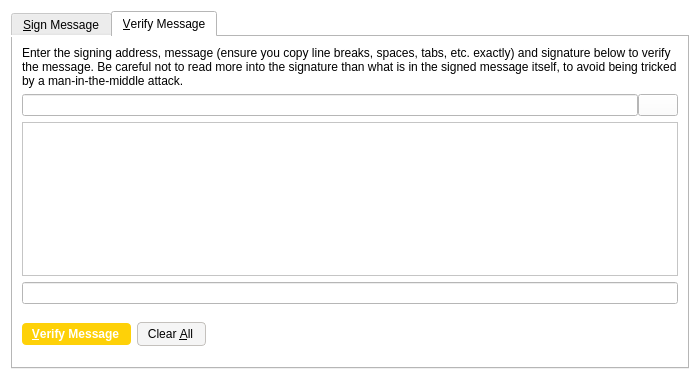
<?xml version="1.0" encoding="UTF-8"?>
<ui version="4.0">
 <class>SignVerifyMessageDialog</class>
 <widget class="QDialog" name="SignVerifyMessageDialog">
  <property name="geometry">
   <rect>
    <x>0</x>
    <y>0</y>
    <width>700</width>
    <height>380</height>
   </rect>
  </property>
  <property name="windowTitle">
   <string>Signatures - Sign / Verify a Message</string>
  </property>
  <property name="styleSheet">
   <string notr="true">background-color: rgb(255, 255, 255);</string>
  </property>
  <property name="modal">
   <bool>true</bool>
  </property>
  <layout class="QVBoxLayout" name="verticalLayout">
   <item>
    <widget class="QTabWidget" name="tabWidget">
     <property name="currentIndex">
      <number>1</number>
     </property>
     <widget class="QWidget" name="tabSignMessage">
      <attribute name="title">
       <string>&amp;Sign Message</string>
      </attribute>
      <layout class="QVBoxLayout" name="verticalLayout_SM">
       <item>
        <widget class="QLabel" name="infoLabel_SM">
         <property name="text">
          <string>You can sign messages with your addresses to prove you own them. Be careful not to sign anything vague, as phishing attacks may try to trick you into signing your identity over to them. Only sign fully-detailed statements you agree to.</string>
         </property>
         <property name="textFormat">
          <enum>Qt::PlainText</enum>
         </property>
         <property name="wordWrap">
          <bool>true</bool>
         </property>
        </widget>
       </item>
       <item>
        <layout class="QHBoxLayout" name="horizontalLayout_1_SM">
         <property name="spacing">
          <number>0</number>
         </property>
         <item>
          <widget class="QValidatedLineEdit" name="addressIn_SM">
           <property name="toolTip">
            <string>The address to sign the message with (e.g. Boxy_Address_Here_QsAqFckyf9pRHN)</string>
           </property>
           <property name="maxLength">
            <number>34</number>
           </property>
          </widget>
         </item>
         <item>
          <widget class="QPushButton" name="addressBookButton_SM">
           <property name="toolTip">
            <string>Choose an address from the address book</string>
           </property>
           <property name="styleSheet">
            <string notr="true">border: 0;</string>
           </property>
           <property name="text">
            <string/>
           </property>
           <property name="icon">
            <iconset resource="../bitcoin.qrc">
             <normaloff>:/icons/address-book</normaloff>:/icons/address-book</iconset>
           </property>
           <property name="shortcut">
            <string>Alt+A</string>
           </property>
           <property name="autoDefault">
            <bool>false</bool>
           </property>
          </widget>
         </item>
         <item>
          <widget class="QPushButton" name="pasteButton_SM">
           <property name="toolTip">
            <string>Paste address from clipboard</string>
           </property>
           <property name="styleSheet">
            <string notr="true">border: 0;</string>
           </property>
           <property name="text">
            <string/>
           </property>
           <property name="icon">
            <iconset resource="../bitcoin.qrc">
             <normaloff>:/icons/editpaste</normaloff>:/icons/editpaste</iconset>
           </property>
           <property name="shortcut">
            <string>Alt+P</string>
           </property>
           <property name="autoDefault">
            <bool>false</bool>
           </property>
          </widget>
         </item>
        </layout>
       </item>
       <item>
        <widget class="QPlainTextEdit" name="messageIn_SM">
         <property name="toolTip">
          <string>Enter the message you want to sign here</string>
         </property>
        </widget>
       </item>
       <item>
        <layout class="QHBoxLayout" name="horizontalLayout_2_SM">
         <property name="spacing">
          <number>0</number>
         </property>
         <item>
          <widget class="QLineEdit" name="signatureOut_SM">
           <property name="font">
            <font>
             <italic>true</italic>
            </font>
           </property>
           <property name="readOnly">
            <bool>true</bool>
           </property>
          </widget>
         </item>
         <item>
          <widget class="QPushButton" name="copySignatureButton_SM">
           <property name="toolTip">
            <string>Copy the current signature to the system clipboard</string>
           </property>
           <property name="styleSheet">
            <string notr="true">border: 0;</string>
           </property>
           <property name="text">
            <string/>
           </property>
           <property name="icon">
            <iconset resource="../bitcoin.qrc">
             <normaloff>:/icons/editcopy</normaloff>:/icons/editcopy</iconset>
           </property>
           <property name="autoDefault">
            <bool>false</bool>
           </property>
          </widget>
         </item>
        </layout>
       </item>
       <item>
        <layout class="QHBoxLayout" name="horizontalLayout_3_SM">
         <item>
          <widget class="QPushButton" name="signMessageButton_SM">
           <property name="toolTip">
            <string>Sign the message to prove you own this Boxy address</string>
           </property>
           <property name="styleSheet">
            <string notr="true">background-color: rgb(254, 209, 8);
color: rgb(255, 255, 255);
border-radius: 4px;
border-color:  rgb(254, 209, 8);
font-weight: 600;
padding: 4px;
padding-left: 10px;
padding-right: 12px;
icon-size: 0;</string>
           </property>
           <property name="text">
            <string>&amp;Sign Message</string>
           </property>
           <property name="icon">
            <iconset resource="../bitcoin.qrc">
             <normaloff>:/icons/edit</normaloff>:/icons/edit</iconset>
           </property>
           <property name="autoDefault">
            <bool>false</bool>
           </property>
          </widget>
         </item>
         <item>
          <widget class="QPushButton" name="clearButton_SM">
           <property name="toolTip">
            <string>Reset all sign message fields</string>
           </property>
           <property name="styleSheet">
            <string notr="true">background-color: rgb(245, 245, 245);
border-radius: 4px;
border: 1px solid #c4c1bd;
font-weight: 400;
padding: 4px;
padding-left: 10px;
padding-right: 12px;
icon-size: 0;</string>
           </property>
           <property name="text">
            <string>Clear &amp;All</string>
           </property>
           <property name="icon">
            <iconset resource="../bitcoin.qrc">
             <normaloff>:/icons/remove</normaloff>:/icons/remove</iconset>
           </property>
           <property name="autoDefault">
            <bool>false</bool>
           </property>
          </widget>
         </item>
         <item>
          <spacer name="horizontalSpacer_1_SM">
           <property name="orientation">
            <enum>Qt::Horizontal</enum>
           </property>
           <property name="sizeHint" stdset="0">
            <size>
             <width>40</width>
             <height>48</height>
            </size>
           </property>
          </spacer>
         </item>
         <item>
          <widget class="QLabel" name="statusLabel_SM">
           <property name="font">
            <font>
             <weight>75</weight>
             <bold>true</bold>
            </font>
           </property>
           <property name="text">
            <string/>
           </property>
           <property name="wordWrap">
            <bool>true</bool>
           </property>
          </widget>
         </item>
         <item>
          <spacer name="horizontalSpacer_2_SM">
           <property name="orientation">
            <enum>Qt::Horizontal</enum>
           </property>
           <property name="sizeHint" stdset="0">
            <size>
             <width>40</width>
             <height>48</height>
            </size>
           </property>
          </spacer>
         </item>
        </layout>
       </item>
      </layout>
     </widget>
     <widget class="QWidget" name="tabVerifyMessage">
      <attribute name="title">
       <string>&amp;Verify Message</string>
      </attribute>
      <layout class="QVBoxLayout" name="verticalLayout_VM">
       <item>
        <widget class="QLabel" name="infoLabel_VM">
         <property name="text">
          <string>Enter the signing address, message (ensure you copy line breaks, spaces, tabs, etc. exactly) and signature below to verify the message. Be careful not to read more into the signature than what is in the signed message itself, to avoid being tricked by a man-in-the-middle attack.</string>
         </property>
         <property name="textFormat">
          <enum>Qt::PlainText</enum>
         </property>
         <property name="alignment">
          <set>Qt::AlignLeading|Qt::AlignLeft|Qt::AlignTop</set>
         </property>
         <property name="wordWrap">
          <bool>true</bool>
         </property>
        </widget>
       </item>
       <item>
        <layout class="QHBoxLayout" name="horizontalLayout_1_VM">
         <property name="spacing">
          <number>0</number>
         </property>
         <item>
          <widget class="QValidatedLineEdit" name="addressIn_VM">
           <property name="toolTip">
            <string>The address the message was signed with (e.g. Boxy_Address_Here_QsAqFckyf9pRHN)</string>
           </property>
           <property name="maxLength">
            <number>34</number>
           </property>
          </widget>
         </item>
         <item>
          <widget class="QPushButton" name="addressBookButton_VM">
           <property name="toolTip">
            <string>Choose an address from the address book</string>
           </property>
           <property name="text">
            <string/>
           </property>
           <property name="icon">
            <iconset resource="../bitcoin.qrc">
             <normaloff>:/icons/address-book</normaloff>:/icons/address-book</iconset>
           </property>
           <property name="shortcut">
            <string>Alt+A</string>
           </property>
           <property name="autoDefault">
            <bool>false</bool>
           </property>
          </widget>
         </item>
        </layout>
       </item>
       <item>
        <widget class="QPlainTextEdit" name="messageIn_VM"/>
       </item>
       <item>
        <widget class="QValidatedLineEdit" name="signatureIn_VM"/>
       </item>
       <item>
        <layout class="QHBoxLayout" name="horizontalLayout_2_VM">
         <item>
          <widget class="QPushButton" name="verifyMessageButton_VM">
           <property name="toolTip">
            <string>Verify the message to ensure it was signed with the specified Boxy address</string>
           </property>
           <property name="styleSheet">
            <string notr="true">background-color: rgb(254, 209, 8);
color: rgb(255, 255, 255);
border-radius: 4px;
border-color:  rgb(254, 209, 8);
font-weight: 600;
padding: 4px;
padding-left: 10px;
padding-right: 12px;
icon-size: 0;</string>
           </property>
           <property name="text">
            <string>&amp;Verify Message</string>
           </property>
           <property name="icon">
            <iconset resource="../bitcoin.qrc">
             <normaloff>:/icons/transaction_0</normaloff>:/icons/transaction_0</iconset>
           </property>
           <property name="autoDefault">
            <bool>false</bool>
           </property>
          </widget>
         </item>
         <item>
          <widget class="QPushButton" name="clearButton_VM">
           <property name="toolTip">
            <string>Reset all verify message fields</string>
           </property>
           <property name="styleSheet">
            <string notr="true">background-color: rgb(245, 245, 245);
border-radius: 4px;
border: 1px solid #c4c1bd;
font-weight: 400;
padding: 4px;
padding-left: 10px;
padding-right: 12px;
icon-size: 0;</string>
           </property>
           <property name="text">
            <string>Clear &amp;All</string>
           </property>
           <property name="icon">
            <iconset resource="../bitcoin.qrc">
             <normaloff>:/icons/remove</normaloff>:/icons/remove</iconset>
           </property>
           <property name="autoDefault">
            <bool>false</bool>
           </property>
          </widget>
         </item>
         <item>
          <spacer name="horizontalSpacer_1_VM">
           <property name="orientation">
            <enum>Qt::Horizontal</enum>
           </property>
           <property name="sizeHint" stdset="0">
            <size>
             <width>40</width>
             <height>48</height>
            </size>
           </property>
          </spacer>
         </item>
         <item>
          <widget class="QLabel" name="statusLabel_VM">
           <property name="font">
            <font>
             <weight>75</weight>
             <bold>true</bold>
            </font>
           </property>
           <property name="text">
            <string/>
           </property>
           <property name="wordWrap">
            <bool>true</bool>
           </property>
          </widget>
         </item>
         <item>
          <spacer name="horizontalSpacer_2_VM">
           <property name="orientation">
            <enum>Qt::Horizontal</enum>
           </property>
           <property name="sizeHint" stdset="0">
            <size>
             <width>40</width>
             <height>48</height>
            </size>
           </property>
          </spacer>
         </item>
        </layout>
       </item>
      </layout>
     </widget>
    </widget>
   </item>
  </layout>
 </widget>
 <customwidgets>
  <customwidget>
   <class>QValidatedLineEdit</class>
   <extends>QLineEdit</extends>
   <header>qvalidatedlineedit.h</header>
  </customwidget>
 </customwidgets>
 <resources>
  <include location="../bitcoin.qrc"/>
 </resources>
 <connections/>
</ui>
